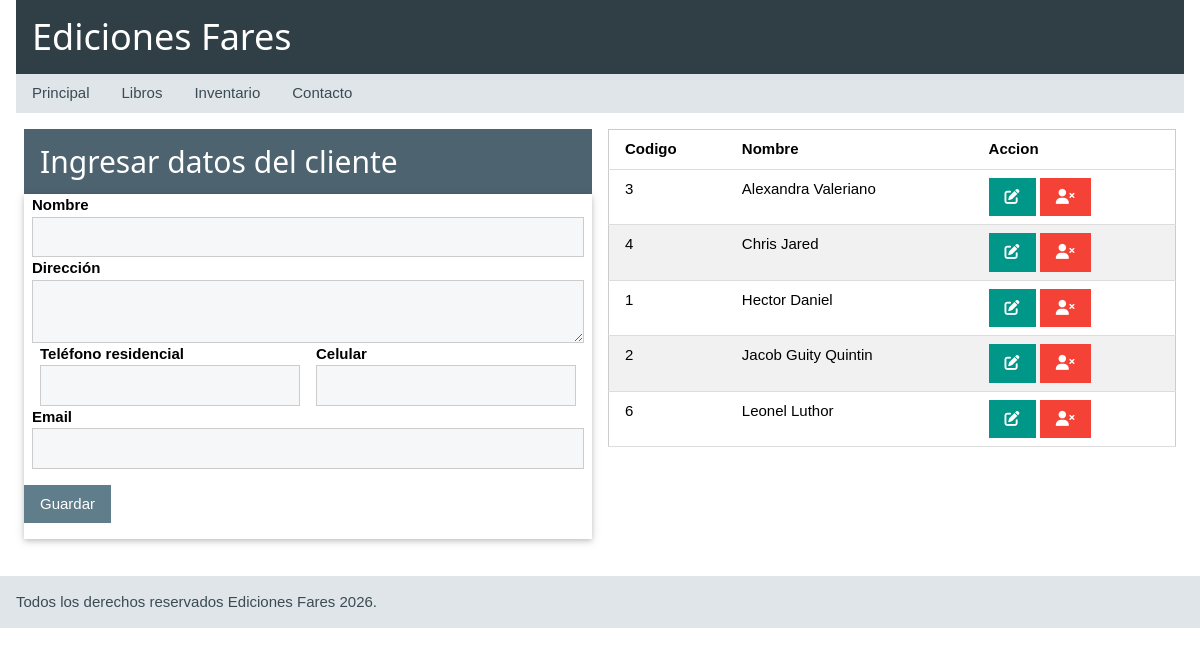
Screenshot of /frmcliente.php with the database file from the repository.
### tables this page shows
CREATE TABLE `clientes` (
  `idcli` int(11) NOT NULL AUTO_INCREMENT,
  `nomcli` text NOT NULL,
  `direccli` text DEFAULT NULL,
  `telres_cli` text DEFAULT NULL,
  `telcel_cli` text DEFAULT NULL,
  `email_cli` text DEFAULT NULL,
  PRIMARY KEY (`idcli`)
);

### manipularcli.php (called while the page is built, shortened)
<?php
class modificarcliente extends datospersona
{
    public static function ConsultarClientes()
    {
        $conexion=new Conexion();
        $consulta = $conexion->prepare('SELECT idcli, nomcli FROM ' . self::TABLA .
        ' ORDER BY nomcli');
        $consulta->execute();
        $registros=$consulta->fetchAll(PDO::FETCH_OBJ);
        return $registros;
    }
}

### frmcliente.php (the view)
<?php require 'menu.php'; ?>
<main class="w3-row-padding w3-container">
    <div class="w3-col s6 w3-mobile w3-section">
        <div class="w3-container fcolor-d2">
            <h2>Ingresar datos del cliente</h2>
        </div>
        <form class="w3-card" action="guardarcli.php" method="post">
    <div class="w3-row-padding">
        <label><b>Nombre</b></label>
        <input class="w3-input w3-border fcolor-l5" type="text"
               name="cnomcliente" required>
    </div>
    <div class="w3-row-padding">
        <label><b>Dirección</b></label>
        <textarea class="w3-input w3-border fcolor-l5"
                  name="cdireccion"></textarea>
    </div>
    <div class="w3-row-padding">
        <div class="w3-half">
            <label><b>Teléfono residencial</b></label>
            <input class="w3-input w3-border fcolor-l5"
                   type="tel" name="ctelcasa">
        </div>
        <div class="w3-half">
            <label><b>Celular</b></label>
            <input class="w3-input w3-border fcolor-l5"
                   type="tel" name="ccelular">
        </div>
    </div>
    <div class="w3-row-padding">
        <label><b>Email</b></label>
        <input class="w3-input w3-border fcolor-l5"
               type="email" name="cemail">
    </div>
    <button class="w3-btn w3-blue-grey w3-section"
            name="cguardar">
        Guardar
    </button>
</form>
    </div>
    <div class="w3-col s6 w3-mobile w3-section">
        <table class="w3-table w3-table-all w3-hoverable w3-striped">
            <thead>
                <tr class="fcolorl1">
                    <th>Codigo</th>
                    <th>Nombre</th>
                    <th>Accion</th>
                </tr>
            </thead>
            <tbody>
                <?php
                require_once 'manipularcli.php';
                $listaclientes = modificarcliente::ConsultarClientes();
                foreach ($listaclientes as $cliente) { ?>
                <tr>
                    <td> <?php echo $cliente->idcli; ?></td>
                    <td> <?php echo $cliente->nomcli; ?></td>
                    <td>
                        <a href="editcli.php?idcli=<?php echo $cliente->idcli ?>"
                        class="w3-btn w3-teal">
                            <i class="fas fa-edit"></i>
                        </a>
                        <a href="eliminacli.php?idcli=<?php echo $cliente->idcli ?>"
                            class="w3-btn w3-red">
                            <i class="fas fa-user-times"></i>
                        </a>
                    </td>
                </tr>
                <?php
                    }
                ?>
            </tbody>
        </table>
    </div>
</main>
<?php require 'pie_pagina.php'; ?>

### EstilosCssF/dcoloresf.css (style rules this page uses)
.fcolor-l5 { color:#3a4b53 !important; background-color:#f5f7f8 !important; }
.fcolor-d2 { color:#fff !important; background-color:#4d636f !important; }

### EstilosCssF/w3.css (style rules this page uses)
*,*:before,*:after { box-sizing:inherit }
html { -ms-text-size-adjust:100%;-webkit-text-size-adjust:100% }
body { margin:0 }
article,aside,details,figcaption,figure,footer,header,main,menu,nav,section { display:block }
a { background-color:transparent }
b,strong { font-weight:bolder }
button,input,select,textarea,optgroup { font:inherit;margin:0 }
button,input { overflow:visible }
button,select { text-transform:none }
button,[type=button],[type=reset],[type=submit] { -webkit-appearance:button }
textarea { overflow:auto }
html,body { font-family:Verdana,sans-serif;font-size:15px;line-height:1.5 }
html { overflow-x:hidden }
h2 { font-size:30px }
h1,h2,h3,h4,h5,h6 { font-family:"Segoe UI",Arial,sans-serif;font-weight:400;margin:10px 0 }
a { color:inherit }
.w3-table,.w3-table-all { border-collapse:collapse;border-spacing:0;width:100%;display:table }
.w3-table-all { border:1px solid #ccc }
.w3-bordered tr,.w3-table-all tr { border-bottom:1px solid #ddd }
.w3-striped tbody tr:nth-child(even) { background-color:#f1f1f1 }
.w3-table-all tr:nth-child(odd) { background-color:#fff }
.w3-table-all tr:nth-child(even) { background-color:#f1f1f1 }
.w3-table td,.w3-table th,.w3-table-all td,.w3-table-all th { padding:8px 8px;display:table-cell;text-align:left;vertical-align:top }
.w3-table th:first-child,.w3-table td:first-child,.w3-table-all th:first-child,.w3-table-all td:first-child { padding-left:16px }
.w3-btn,.w3-button { border:none;display:inline-block;padding:8px 16px;vertical-align:middle;overflow:hidden;text-decoration:none;color:inherit;background-color:inherit;text-align:center;cursor:pointer;white-space:nowrap }
.w3-btn,.w3-button { -webkit-touch-callout:none;-webkit-user-select:none;-khtml-user-select:none;-moz-user-select:none;-ms-user-select:none;user-select:none }
.w3-input { padding:8px;display:block;border:none;border-bottom:1px solid #ccc;width:100% }
.w3-container:after,.w3-container:before,.w3-panel:after,.w3-panel:before,.w3-row:after,.w3-row:before,.w3-row-padding:after,.w3-row-padding:before, .w3-cell-row:before,.w3-cell-row:after,.w3-clear:after,.w3-clear:before,.w3-bar:before,.w3-bar:after { content:"";display:table;clear:both }
.w3-col,.w3-half,.w3-third,.w3-twothird,.w3-threequarter,.w3-quarter { float:left;width:100% }
.w3-col.s6 { width:49.99999% }
@media (min-width:601px) { .w3-col.m6,.w3-half { width:49.99999% } }
.w3-row-padding,.w3-row-padding>.w3-half,.w3-row-padding>.w3-third,.w3-row-padding>.w3-twothird,.w3-row-padding>.w3-threequarter,.w3-row-padding>.w3-quarter,.w3-row-padding>.w3-col { padding:0 8px }
.w3-container,.w3-panel { padding:0.01em 16px }
.w3-card,.w3-card-2 { box-shadow:0 2px 5px 0 rgba(0,0,0,0.16),0 2px 10px 0 rgba(0,0,0,0.12) }
.w3-border { border:1px solid #ccc!important }
.w3-section,.w3-code { margin-top:16px!important;margin-bottom:16px!important }
.w3-blue-grey,.w3-hover-blue-grey:hover,.w3-blue-gray,.w3-hover-blue-gray:hover { color:#fff!important;background-color:#607d8b!important }
.w3-red,.w3-hover-red:hover { color:#fff!important;background-color:#f44336!important }
.w3-teal,.w3-hover-teal:hover { color:#fff!important;background-color:#009688!important }

### rows the page displays
clientes: idcli "3", nomcli "Alexandra Valeriano"
clientes: idcli "4", nomcli "Chris Jared"
clientes: idcli "1", nomcli "Hector Daniel"
clientes: idcli "2", nomcli "Jacob Guity Quintin"
clientes: idcli "6", nomcli "Leonel Luthor"
